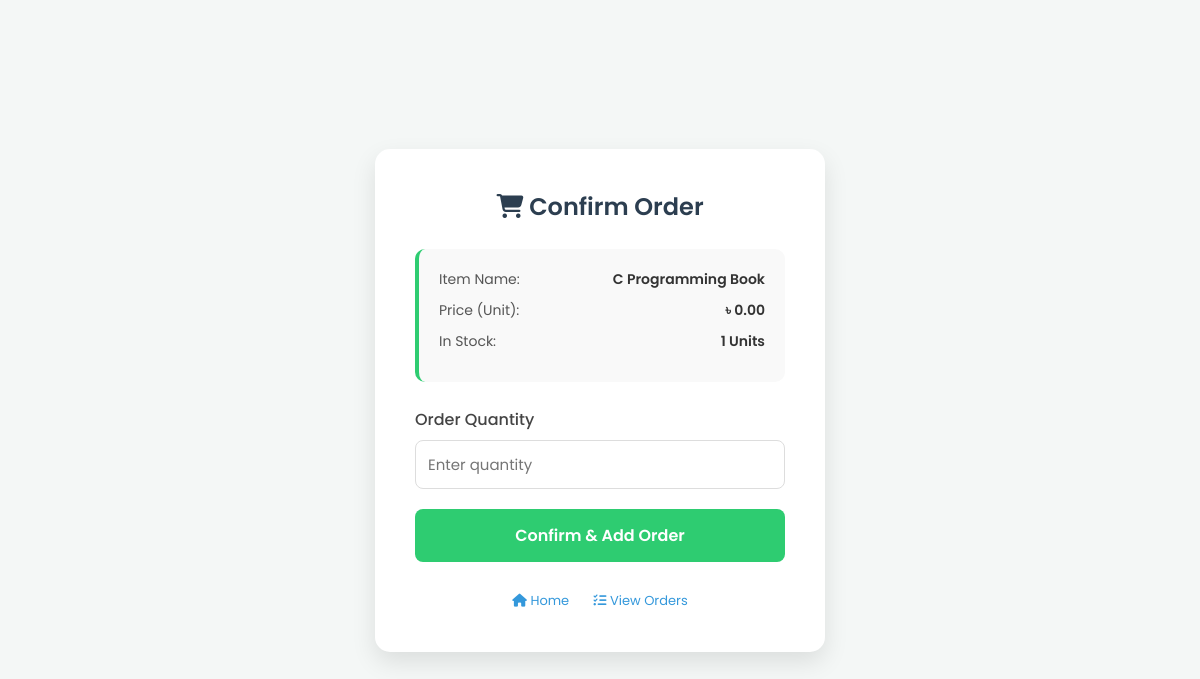
Screenshot of /cart.php?id=16 (signed in) with the database file from the repository.
### tables this page shows
CREATE TABLE `products` (
  `id` int(11) NOT NULL,
  `name` varchar(100) NOT NULL,
  `qty` int(5) NOT NULL,
  `price` decimal(10,2) NOT NULL,
  `login_id` int(11) NOT NULL
);

### cart.php (the view, shortened to what this page needs)
<?php
include_once("connection.php");
$id = mysqli_real_escape_string($mysqli, $_GET['id']);
$result = mysqli_query($mysqli, "SELECT name, qty, price, id FROM products WHERE id=$id");
$product = mysqli_fetch_array($result);
?>
<!DOCTYPE html>
<html lang="en">
<head>
    <link rel="stylesheet" href="https://cdnjs.cloudflare.com/ajax/libs/font-awesome/6.4.0/css/all.min.css">
</head>
<body>
<div class="cart-card">
    <h2><i class="fa-solid fa-cart-shopping"></i> Confirm Order</h2>
    <div class="product-details">
        <p>Item Name: <span><?php echo $product['name']; ?></span></p>
        <p>Price (Unit): <span>৳ <?php echo number_format($product['price'], 2); ?></span></p>
        <p>In Stock: <span><?php echo $product['qty']; ?> Units</span></p>
    </div>
    <form action="addOrder.php" method="post" id="orderForm">
        <div class="form-group">
            <label for="qty">Order Quantity</label>
            <input type="number" name="qty" id="qty" min="1" max="<?php echo $product['qty']; ?>" placeholder="Enter quantity" required>
        </div>
        <button type="submit" name="Submit" class="btn-confirm">Confirm & Add Order</button>
    </form>
    <div class="nav-links">
        <a href="index.php"><i class="fa-solid fa-house"></i> Home</a>
        <a href="order.php"><i class="fa-solid fa-list-check"></i> View Orders</a>
    </div>
</div>
</body>
</html>

### cart.php (style rules this page uses)
* { margin: 0; padding: 0; box-sizing: border-box; font-family: 'Poppins', sans-serif; }
body { background-color: #f4f7f6; display: flex; justify-content: center; align-items: center; min-height: 100vh; padding: 20px; }
.cart-card { background: #fff; padding: 40px; border-radius: 15px; box-shadow: 0 10px 25px rgba(0,0,0,0.1); width: 100%; max-width: 450px; }
.cart-card h2 { text-align: center; color: #2c3e50; margin-bottom: 25px; font-weight: 600; }
.product-details { background: #f9f9f9; padding: 20px; border-radius: 10px; margin-bottom: 25px; border-left: 4px solid #2ecc71; }
.product-details p { margin-bottom: 10px; color: #555; font-size: 14px; }
.product-details span { font-weight: 600; color: #333; float: right; }
.form-group { margin-bottom: 20px; }
.form-group label { display: block; margin-bottom: 8px; font-weight: 500; color: #444; }
.form-group input { width: 100%; padding: 12px; border: 1px solid #ddd; border-radius: 8px; font-size: 15px; }
.btn-confirm { width: 100%; padding: 14px; background: #2ecc71; border: none; color: white; font-weight: 600; border-radius: 8px; cursor: pointer; transition: 0.3s; font-size: 16px; }
.nav-links { text-align: center; margin-top: 25px; }
.nav-links a { text-decoration: none; color: #3498db; font-size: 13px; margin: 0 10px; }

### rows the page displays
products: name "C Programming Book", price "0.00", qty "1"
